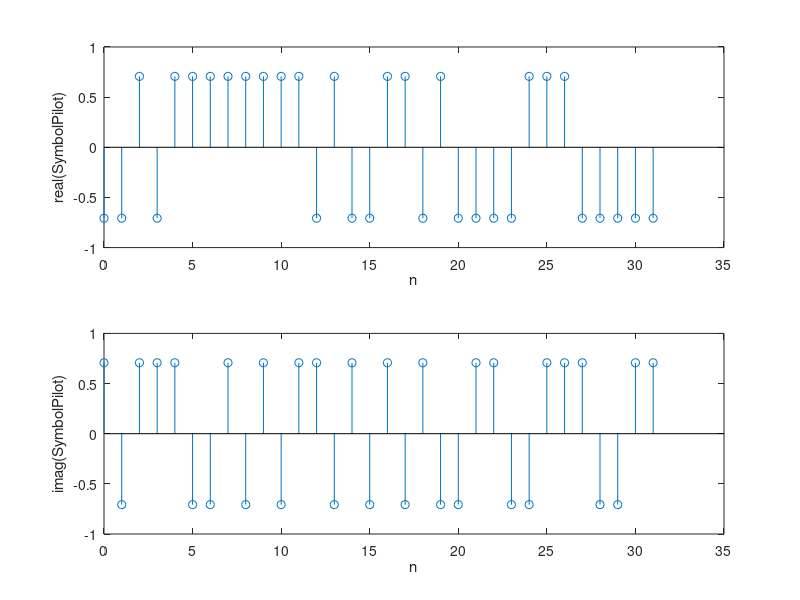
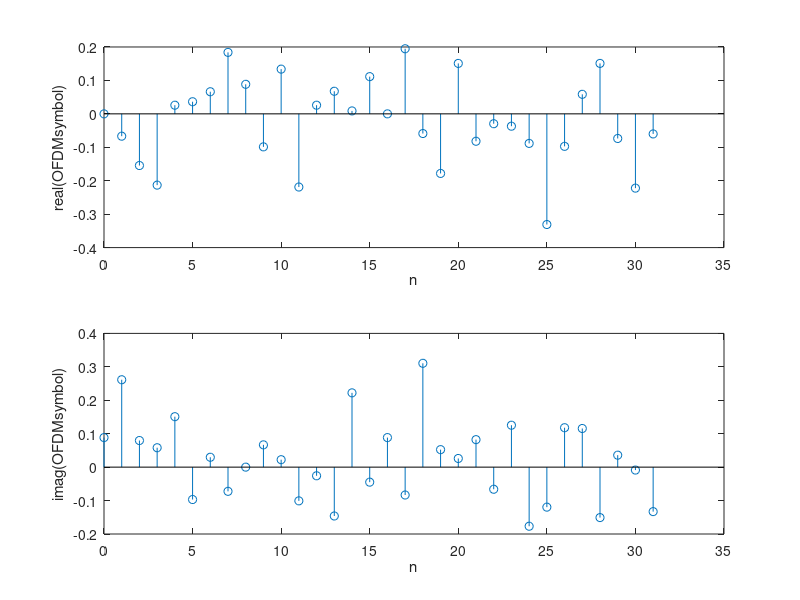
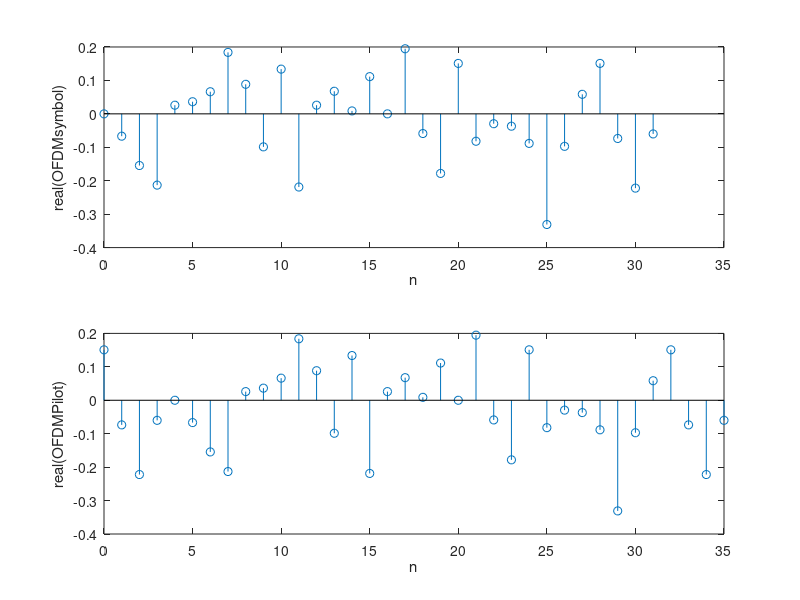
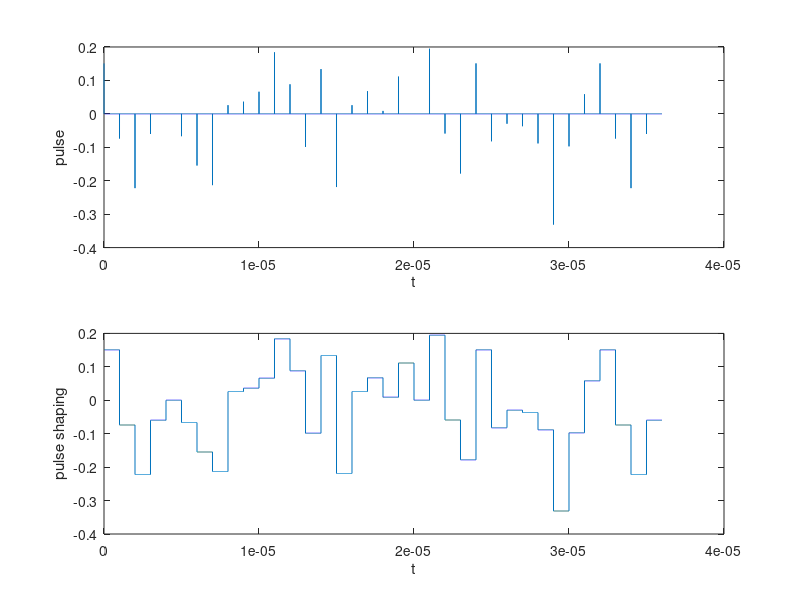

These figures' MATLAB source, in order:
clc;
clear;
close all;
 
wc = 100*10^6;
N = 32;
x = -sqrt(2)/2+2*sqrt(2)/2*round(rand(N,1)).'+j*sqrt(2)/2*(-1+2*round(rand(N,1))).'; %random input bits
n = 0:31;  %N=32 for length of bits
figure(1)
subplot(2,1,1);stem(n,real(x));xlabel('n');ylabel('real(SymbolPilot)');
subplot(2,1,2);stem(n,imag(x));xlabel('n');ylabel('imag(SymbolPilot)');
x_n = ifft(x); %discrete time inv FT
figure(2)
subplot(2,1,1);stem(n,real(x_n));xlabel('n');ylabel('real(OFDMsymbol)');
subplot(2,1,2);stem(n,imag(x_n));xlabel('n');ylabel('imag(OFDMsymbol)');
n_cp = 4;
x_cp = [x_n(end-3:end) x_n];%add cp
 
N_cp=36;
n2 = 0:35; %N'=32+4=36
 
figure(3)
subplot(2,1,1);stem(n,real(x_n));xlabel('n');ylabel('real(OFDMsymbol)');
subplot(2,1,2);stem(n2,real(x_cp));xlabel('n');ylabel('real(OFDMPilot)');
 
R=1000; 
xp = upsample(x_cp,R);
xc = reshape(repmat(x_cp,R,1),1,[]); %0 order hold
 
dt = 10^-9; %dt=1ns
t = [0:dt:(N_cp*10^(-6)-dt)];%time axis
 
figure(4)
subplot(2,1,1);plot(t,xp);xlabel('t');ylabel('pulse');
subplot(2,1,2);plot(t,xc);xlabel('t');ylabel('pulse shaping');
 
x_send = real(xc).*cos(2*pi*wc*t) +imag(xc).*sin(2*pi*wc*t);%tr siganl
x_send_freq = fftshift(fft(x_send));%freq of sended signal
 
figure(5)
subplot(2,1,1);plot(t,x_send);xlabel('t');ylabel('OFDMPlotRF');
subplot(2,1,2);stem(abs(x_send_freq)/length(x_send_freq));xlabel('\omega');ylabel('Freq. of OFDMPlotRF');
 
hn = [0.5 zeros(1,1499) 0.4 zeros(1,999) 0.35 zeros(1,499) 0.3];
% hn=[1 zeros(1,3000)];
yn = conv(x_send,hn);
[b,a] = butter(4,wc/(1000/10^-6)*2,'low');
ly = [0:dt:(39*10^(-6)-dt)];
y_real = 2*filter(b,a,yn.*cos(2*pi*wc*ly));
y_imag = 2*filter(b,a,yn.*sin(2*pi*wc*ly));
y_real = y_real+y_imag*1i;
figure(6)
subplot(2,1,1);plot(real(y_real),'r');hold on;plot(real(xc),'b');ylabel('OFDMLpfReal*2');
hold off;
subplot(2,1,2);plot(y_imag,'r');hold on;plot(imag(xc),'b');xlabel('t');ylabel('OFDMLpfImag*2');
hold off;
 
 
 
y_intcp = zeros(1,36);
for a = 1:36
    for i = 1:1000
        y_intcp(a) = y_intcp(a) + y_real(1000*(a-1)+i)/1000;
    end
end
 
figure(8)
subplot(2,1,1);stem(n2,x_cp);xlabel('t');ylabel('real(OFDMPlot)');
subplot(2,1,2);stem(n2,y_intcp);xlabel('t');ylabel('Int');
 
y_Int = y_intcp(5:end); %remove cp
 
y_intc = y_intcp(5:36);
y_final = fft(y_intc);
h_n = y_final./x;
h_n_time=ifft(h_n);
 
figure(9)
subplot(2,1,1);stem(n,x_n);xlabel('n');ylabel('real(OFDMSymbol)');
subplot(2,1,2);stem(n,y_Int);xlabel('n');ylabel('real(OFDMRemoveCP)');
y_rec = fft(y_Int); %fft fin
 
figure(10)
subplot(2,1,1);stem(n,x,'b');xlabel('n');ylabel('dk');
subplot(2,1,2);stem(n,y_rec,'b');xlabel('n');ylabel('fft(OFDMRemoveCP)');
 
x_rec = y_rec./(fft(h_n_time));%devide chanel gain
 
figure(11)
subplot(2,1,1);stem(n,real(x));xlabel('n');ylabel('real(SymbolPilot)');
subplot(2,1,2);stem(n,real(x_rec));xlabel('n');ylabel('real(OFDMRemoveDC)');
 
error=x_rec-x;
figure(12);stem(n,error);title('error analysis');xlabel('n');ylabel('error');
